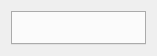
<?xml version="1.0" encoding="UTF-8"?>
<ui version="4.0">
 <class>ReflBatchWidget</class>
 <widget class="QWidget" name="ReflBatchWidget">
  <property name="geometry">
   <rect>
    <x>0</x>
    <y>0</y>
    <width>157</width>
    <height>56</height>
   </rect>
  </property>
  <layout class="QVBoxLayout" name="verticalLayout">
   <item>
    <widget class="QTabWidget" name="batchTabs"/>
   </item>
  </layout>
 </widget>
 <resources/>
 <connections/>
</ui>
